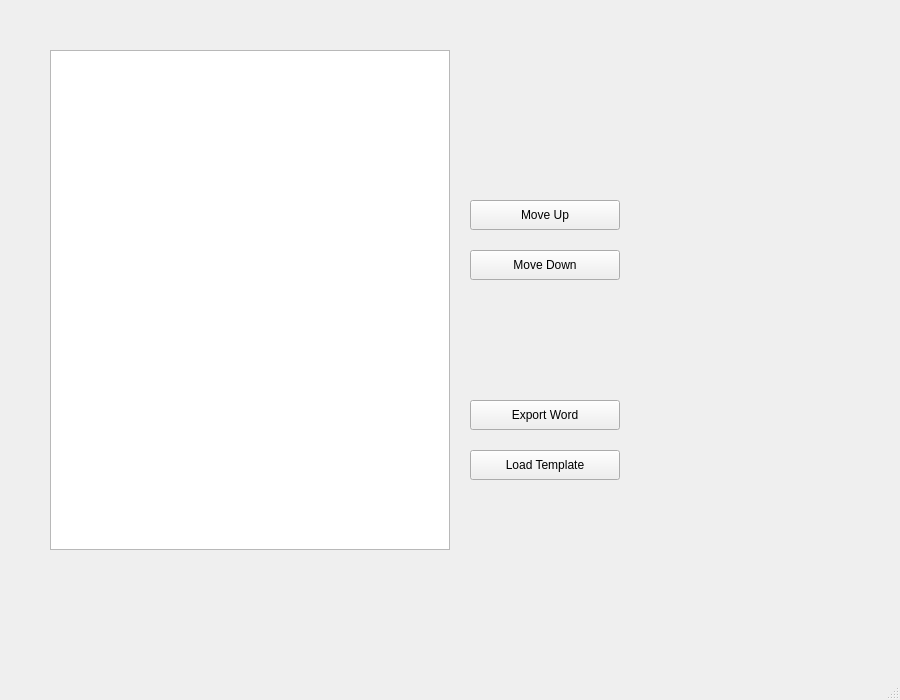
<?xml version="1.0" encoding="UTF-8"?>
<ui version="4.0">
 <class>MainWindow</class>
 <widget class="QMainWindow" name="MainWindow">
  <property name="geometry">
   <rect>
    <x>0</x>
    <y>0</y>
    <width>900</width>
    <height>700</height>
   </rect>
  </property>
  <property name="windowTitle">
   <string>文书生成工具</string>
  </property>
  <widget class="QWidget" name="centralwidget">
   <!-- 顺序调整列表 -->
   <widget class="QListWidget" name="listwidget_order">
    <property name="geometry">
     <rect>
      <x>50</x>
      <y>50</y>
      <width>400</width>
      <height>500</height>
     </rect>
    </property>
    <property name="dragDropMode">
     <enum>QAbstractItemView::InternalMove</enum>
    </property>
   </widget>
   <!-- 上移按钮 -->
   <widget class="QPushButton" name="button_move_up">
    <property name="geometry">
     <rect>
      <x>470</x>
      <y>200</y>
      <width>150</width>
      <height>30</height>
     </rect>
    </property>
    <property name="text">
     <string>Move Up</string>
    </property>
   </widget>
   <!-- 下移按钮 -->
   <widget class="QPushButton" name="button_move_down">
    <property name="geometry">
     <rect>
      <x>470</x>
      <y>250</y>
      <width>150</width>
      <height>30</height>
     </rect>
    </property>
    <property name="text">
     <string>Move Down</string>
    </property>
   </widget>
   <!-- 导出 Word 按钮 -->
   <widget class="QPushButton" name="button_export_word">
    <property name="geometry">
     <rect>
      <x>470</x>
      <y>400</y>
      <width>150</width>
      <height>30</height>
     </rect>
    </property>
    <property name="text">
     <string>Export Word</string>
    </property>
   </widget>
   <!-- 加载模板按钮 -->
   <widget class="QPushButton" name="button_load_template">
    <property name="geometry">
     <rect>
      <x>470</x>
      <y>450</y>
      <width>150</width>
      <height>30</height>
     </rect>
    </property>
    <property name="text">
     <string>Load Template</string>
    </property>
   </widget>
  </widget>
  <widget class="QMenuBar" name="menubar"/>
  <widget class="QStatusBar" name="statusbar"/>
 </widget>
</ui>
